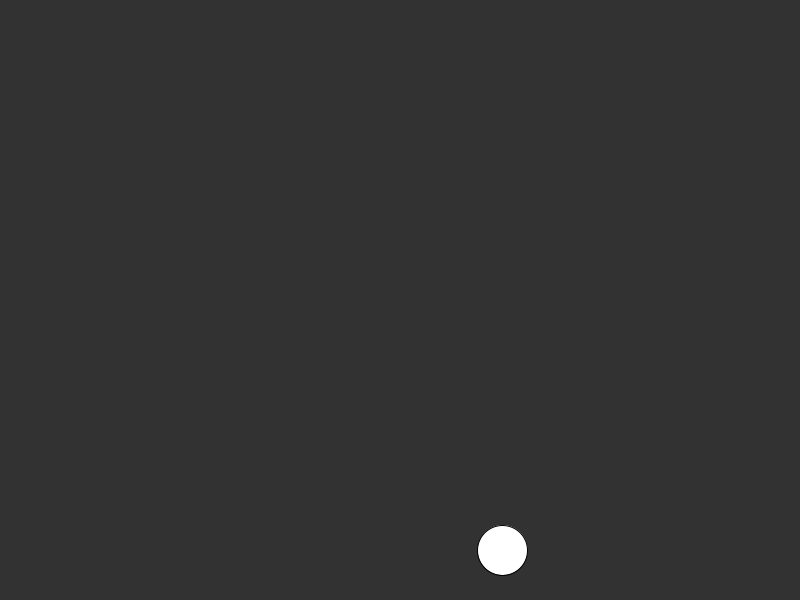
Frame 1 (no input)
Frame 60 (the mouse pressed at the canvas centre just before this capture): identical to frame 1, image omitted
Frame 120 (the mouse held since frame 60 and released just before this capture): identical to frame 1, image omitted

The Processing sketch that drew this single still picture (run headless with seeded random() and noise(); from frame 60 on, the mouse is pressed at the canvas centre):

// Processing sketch: sketch_250827b
// ── sketch_250827b.pde
float x;
float y;
float dia1;
float speedy;
void setup() {
  size(800, 600);
  dia1=50;
  y=550;
  x=random(50,750);
}


void draw() {
  background(50);
  circle(x, y, dia1);
  y=y-speedy;
  if(y<-50){
    y=550;
    x=random(50,750);
    speedy=0;
  }
  
}

void keyPressed() {
  if (key==' ') {
    if (y>0) {
      speedy=10;
    }
}
}
